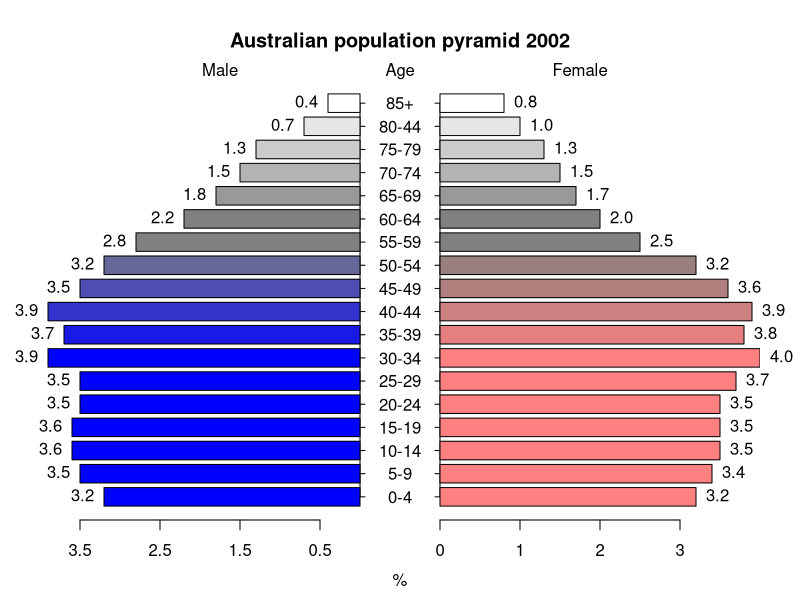
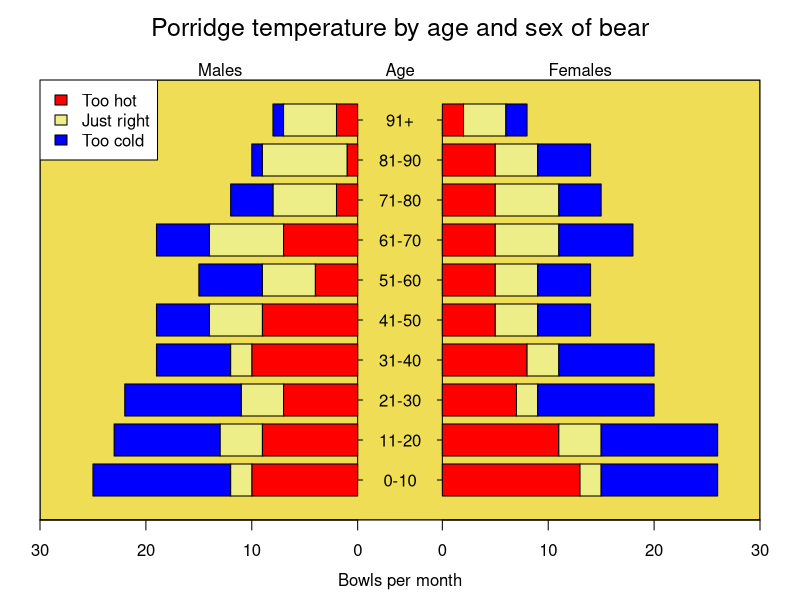

These figures' R source, in order:
library(plotrix)


### Name: pyramid.plot
### Title: Pyramid plot
### Aliases: pyramid.plot
### Keywords: misc

### ** Examples

 xy.pop<-c(3.2,3.5,3.6,3.6,3.5,3.5,3.9,3.7,3.9,3.5,3.2,2.8,2.2,1.8,
  1.5,1.3,0.7,0.4)
 xx.pop<-c(3.2,3.4,3.5,3.5,3.5,3.7,4,3.8,3.9,3.6,3.2,2.5,2,1.7,1.5,
  1.3,1,0.8)
 agelabels<-c("0-4","5-9","10-14","15-19","20-24","25-29","30-34",
  "35-39","40-44","45-49","50-54","55-59","60-64","65-69","70-74",
  "75-79","80-44","85+")
 mcol<-color.gradient(c(0,0,0.5,1),c(0,0,0.5,1),c(1,1,0.5,1),18)
 fcol<-color.gradient(c(1,1,0.5,1),c(0.5,0.5,0.5,1),c(0.5,0.5,0.5,1),18)
 par(mar=pyramid.plot(xy.pop,xx.pop,labels=agelabels,
  main="Australian population pyramid 2002",lxcol=mcol,rxcol=fcol,
  gap=0.5,show.values=TRUE))
 # three column matrices
 avtemp<-c(seq(11,2,by=-1),rep(2:6,each=2),seq(11,2,by=-1))
 malecook<-matrix(avtemp+sample(-2:2,30,TRUE),ncol=3)
 femalecook<-matrix(avtemp+sample(-2:2,30,TRUE),ncol=3)
 # group by age
 agegrps<-c("0-10","11-20","21-30","31-40","41-50","51-60",
  "61-70","71-80","81-90","91+")
 oldmar<-pyramid.plot(malecook,femalecook,labels=agegrps,
  unit="Bowls per month",lxcol=c("#ff0000","#eeee88","#0000ff"),
  rxcol=c("#ff0000","#eeee88","#0000ff"),laxlab=c(0,10,20,30),
  raxlab=c(0,10,20,30),top.labels=c("Males","Age","Females"),gap=4,
  do.first="plot_bg(\"#eedd55\")")
 # put a box around it
 box()
 # give it a title
 mtext("Porridge temperature by age and sex of bear",3,2,cex=1.5)
 # stick in a legend
 legend(par("usr")[1],11,c("Too hot","Just right","Too cold"),
  fill=c("#ff0000","#eeee88","#0000ff"))
 # don't forget to restore the margins and background
 par(mar=oldmar,bg="transparent")
